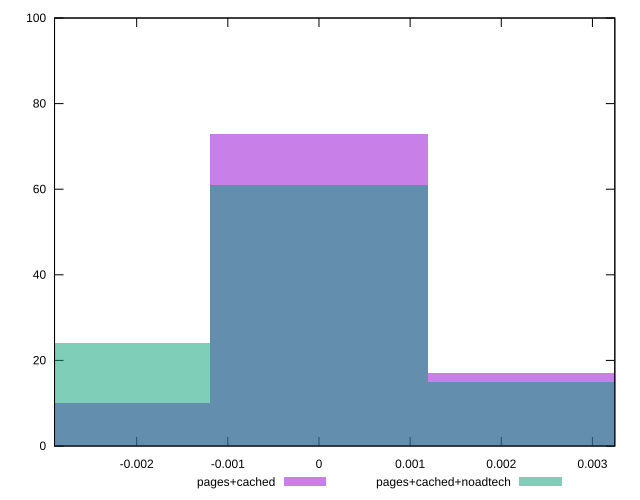

Here is the gnuplot script that generated this plot:
reset

$pagesCached <<EOF
-0.0023838490323062713 10
0 73
0.0023838490323062713 17
EOF

$pagesCachedNoadtech <<EOF
0 61
-0.0023838490323062713 24
0.0023838490323062713 15
EOF

set key outside below
set boxwidth 0.0023838490323062713
set xrange [-0.0029010721723699124:0.003245593027416556]
set yrange [0:100]
set trange [0:100]
set style fill transparent solid 0.5 noborder
set terminal svg size 640, 500 enhanced background rgb 'white'
set output "report_00020_2021-02-19T21:17:38.612Z2/meta/pScore-difference/comparison/histogram/1_vs_2.svg"

plot $pagesCached title "pages+cached" with boxes, \
     $pagesCachedNoadtech title "pages+cached+noadtech" with boxes

reset
